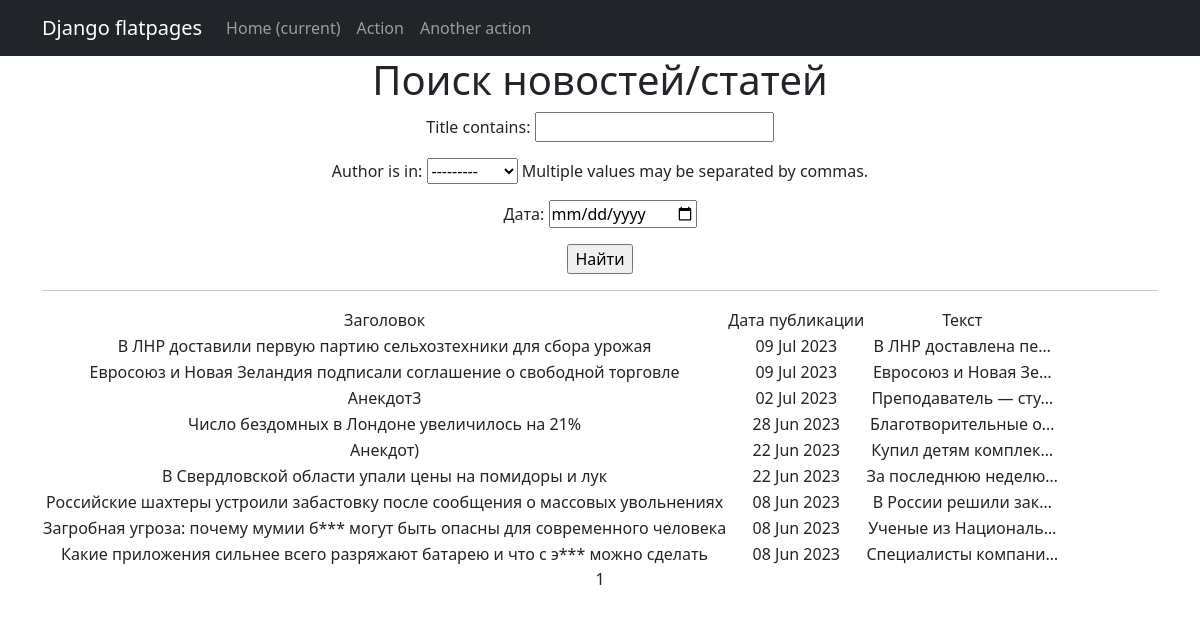
The app's page /news/search/ with its own data.
### news/models.py (models this page shows, shortened)
class Post(models.Model):
    article = 'AR'
    news = 'NW'
    type_to_choice = [
        (article, 'Статья'),
        (news, 'Новости')
    ]
    author = models.ForeignKey(Author, on_delete=models.CASCADE)
    post_type = models.CharField(max_length=2, choices=type_to_choice, default='article')
    time_of_creation = models.DateTimeField(auto_now_add=True)
    categories = models.ManyToManyField(Category, through='PostCategory')
    title = models.CharField(max_length=255)
    text = models.TextField(default='none')
    post_rating = models.FloatField(default=0.0)

### news/views.py (the view)
# urls.py: path('search/', PostSearch.as_view(), name='post_search'),
class PostSearch(ListView):
    model = Post
    ordering = '-time_of_creation'
    template_name = 'post_search.html'
    context_object_name = 'post_search'
    paginate_by = 10
    def get_queryset(self):
        queryset = super().get_queryset()
        self.filterset = PostFilter(self.request.GET, queryset)
        return self.filterset.qs
    def get_context_data(self, **kwargs):
        context = super().get_context_data(**kwargs)
        context['filterset'] = self.filterset
        return context

### news/models.py (called while the page is built)
    def __str__(self):
        return f"{self.user}"

### news/templatetags/custom_filters.py (called while the page is built)
@register.filter()
def censor(value):
    bad_words = ['грибок', 'бля', 'этим', 'блин']
    try:
        if not isinstance(value, str):
            raise CensorException('Цензурироваться может только строковой тип данных (str).')
        for word in bad_words:
            if word.lower() in bad_words:
                value = value.replace(word, f"{word[0]}{'*' * (len(word) - 1)}")
        return value
    except CensorException as e:
        print(e)

### templates/post_search.html (shortened to what this page needs)
{% extends 'flatpages/default.html' %}
{% load custom_filters %}
{% block content %}
    <h1>Поиск новостей/статей</h1>
    <form action="" method="get">
        {{ filterset.form.as_p }}
        <input type="submit" value="Найти" />
    </form>
    <hr>
    {% if post_search %}
        <table>
            <tr>
                <td>Заголовок</td>
                <td>Дата публикации</td>
                <td>Текст</td>
            </tr>
            {% for post_detail in post_search %}
            <tr>
                <td>{{ post_detail.title|censor }}</td>
                <td>{{ post_detail.time_of_creation|date:'d M Y' }}</td>
                <td>{{ post_detail.text|truncatechars:20|censor }}</td>
            </tr>
            {% endfor %}
        </table>
    {% else %}
        <h2>Новостей нет!</h2>
    {% endif %}
   {{ page_obj.number }}
{% endblock content %}

### records on screen
Post: title|censor "В ЛНР доставили первую партию сельхозтехники для сбора урожая", time_of_creation "09 Jul 2023", text|censor "В ЛНР доставлена пе…"
Post: title|censor "Евросоюз и Новая Зеландия подписали соглашение о свободной торговле", time_of_creation "09 Jul 2023", text|censor "Евросоюз и Новая Зе…"
Post: title|censor "Анекдот3", time_of_creation "02 Jul 2023", text|censor "Преподаватель — сту…"
Post: title|censor "Число бездомных в Лондоне увеличилось на 21%", time_of_creation "28 Jun 2023", text|censor "Благотворительные о…"
Post: title|censor "Анекдот)", time_of_creation "22 Jun 2023", text|censor "Купил детям комплек…"
Post: title|censor "В Свердловской области упали цены на помидоры и лук", time_of_creation "22 Jun 2023", text|censor "За последнюю неделю…"
Post: title|censor "Российские шахтеры устроили забастовку после сообщения о массовых увольнениях", time_of_creation "08 Jun 2023", text|censor "В России решили зак…"
Post: title|censor "Загробная угроза: почему мумии б*** могут быть опасны для современного человека", time_of_creation "08 Jun 2023", text|censor "Ученые из Националь…"
Post: title|censor "Какие приложения сильнее всего разряжают батарею и что с э*** можно сделать", time_of_creation "08 Jun 2023", text|censor "Специалисты компани…"

### other values on screen
{{ page_obj.number }} "1"
